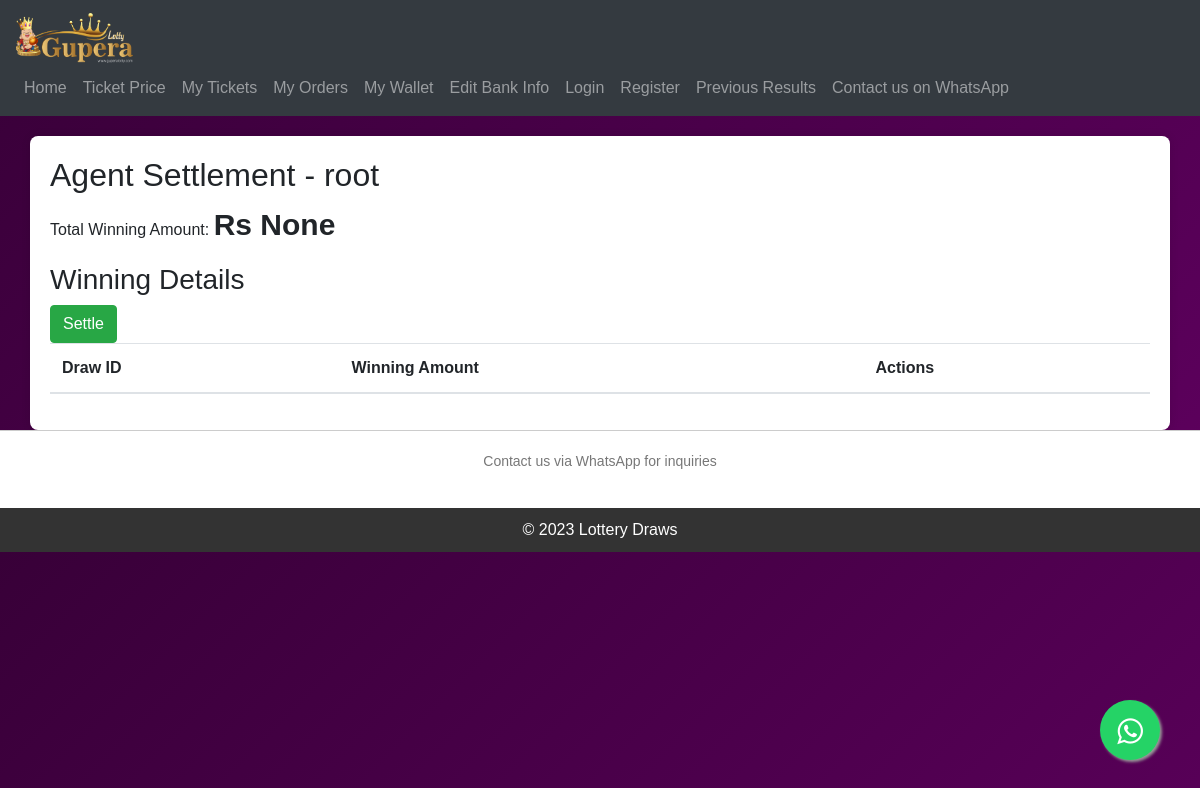
The page /agent/settlement/root/ on the database as committed earlier.
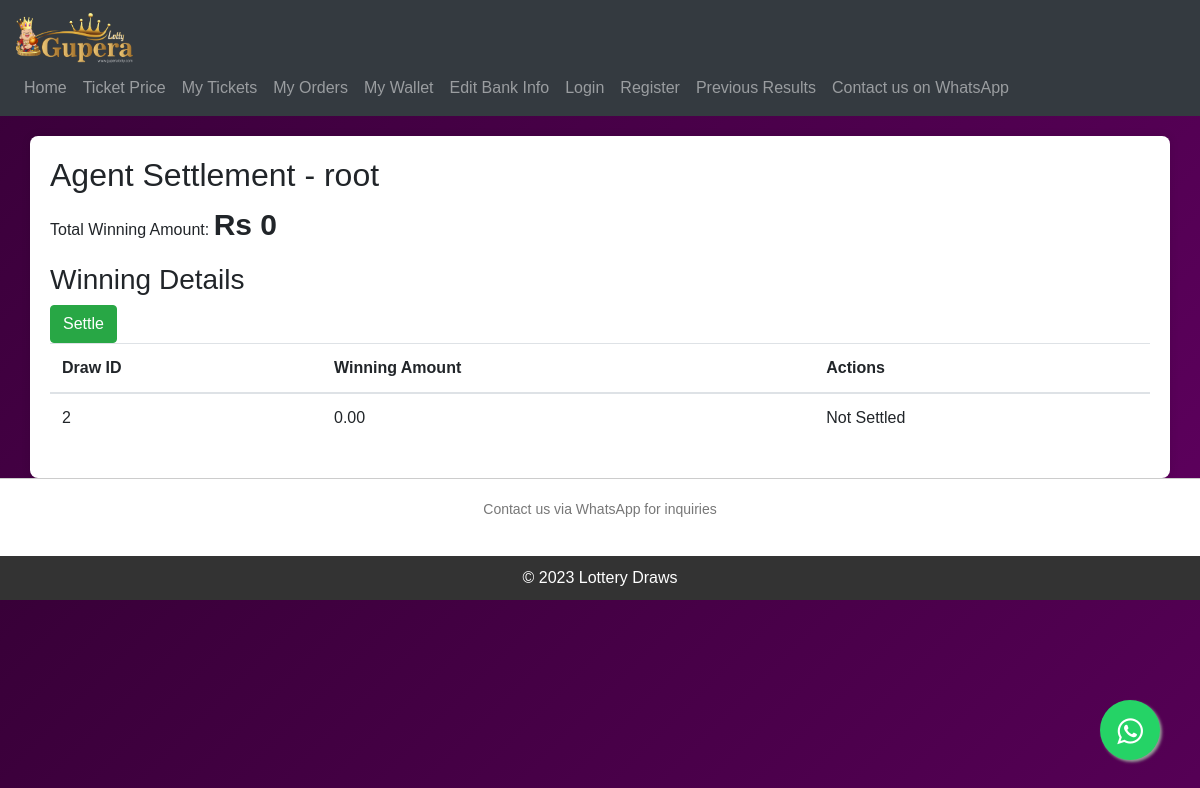
The same page on the database as committed later.
### KuberaApp/models.py (models this page shows)
class AgentWinning(models.Model):
    agent = models.ForeignKey(User,on_delete=models.CASCADE,blank=True,null=True)
    draw = models.ForeignKey(Draw,on_delete=models.CASCADE,blank=True,null=True)
    winning_amount = models.DecimalField(max_digits=10,decimal_places=2,default=0.00)
    settled = models.BooleanField(default=False)

### KuberaApp/views.py (the view)
# urls.py: path('agent/settlement/<str:username>/', views.agent_settlement, name='agent_settlement'),
def agent_settlement(request, username):
    agent = User.objects.get(username=username)
    agent_winnings = AgentWinning.objects.filter(agent=agent, settled=False)
    total_winning_amount = agent_winnings.aggregate(total_amount=models.Sum('winning_amount'))['total_amount']
    return render(request, 'kuberaapp/agent_winning.html', {'agent': agent, 'total_winning_amount': total_winning_amount, 'agent_winnings': agent_winnings})

### KuberaApp/context_processor.py (called while the page is built)
def website_info_context(request):
    try:
        website_info = WebsiteInfo.objects.first()  # Retrieve the first WebsiteInfo object
    except WebsiteInfo.DoesNotExist:
        website_info = None
    context = {
        'website_info': website_info
    }
    return context

### templates/kuberaapp/agent_winning.html (shortened to what this page needs)
{% extends 'base.html' %}
{% block content %}
<div class="container">
    <h2>Agent Settlement - {{ agent.username }}</h2>
    <p>Total Winning Amount: <b style="font-size:30px;">Rs {{ total_winning_amount }}</b></p>
    <h3>Winning Details</h3>
    <form method="post" action="{% url 'settle_winning' agent.username %}">
        <button type="submit" class="btn btn-success">Settle</button>
    </form>
    <table class="table">
        <thead>
            <tr>
                <th>Draw ID</th>
                <th>Winning Amount</th>
                <th>Actions</th>
            </tr>
        </thead>
        <tbody>
            {% for winning in agent_winnings %}
            <tr>
                <td>{{ winning.draw_id }}</td>
                <td>{{ winning.winning_amount }}</td>
                <td>
                    {% if not winning.is_settled %}
                        Not Settled
                    {% else %}
                        Settled
                    {% endif %}
                </td>
            </tr>
            {% endfor %}
        </tbody>
    </table>
</div>
{% endblock %}

Rows that differ between the two databases and show on the page:
added AgentWinning: draw_id "2", winning_amount "0.00"
Other text that changed with them:
{{ total_winning_amount }}: "None" → "0"
